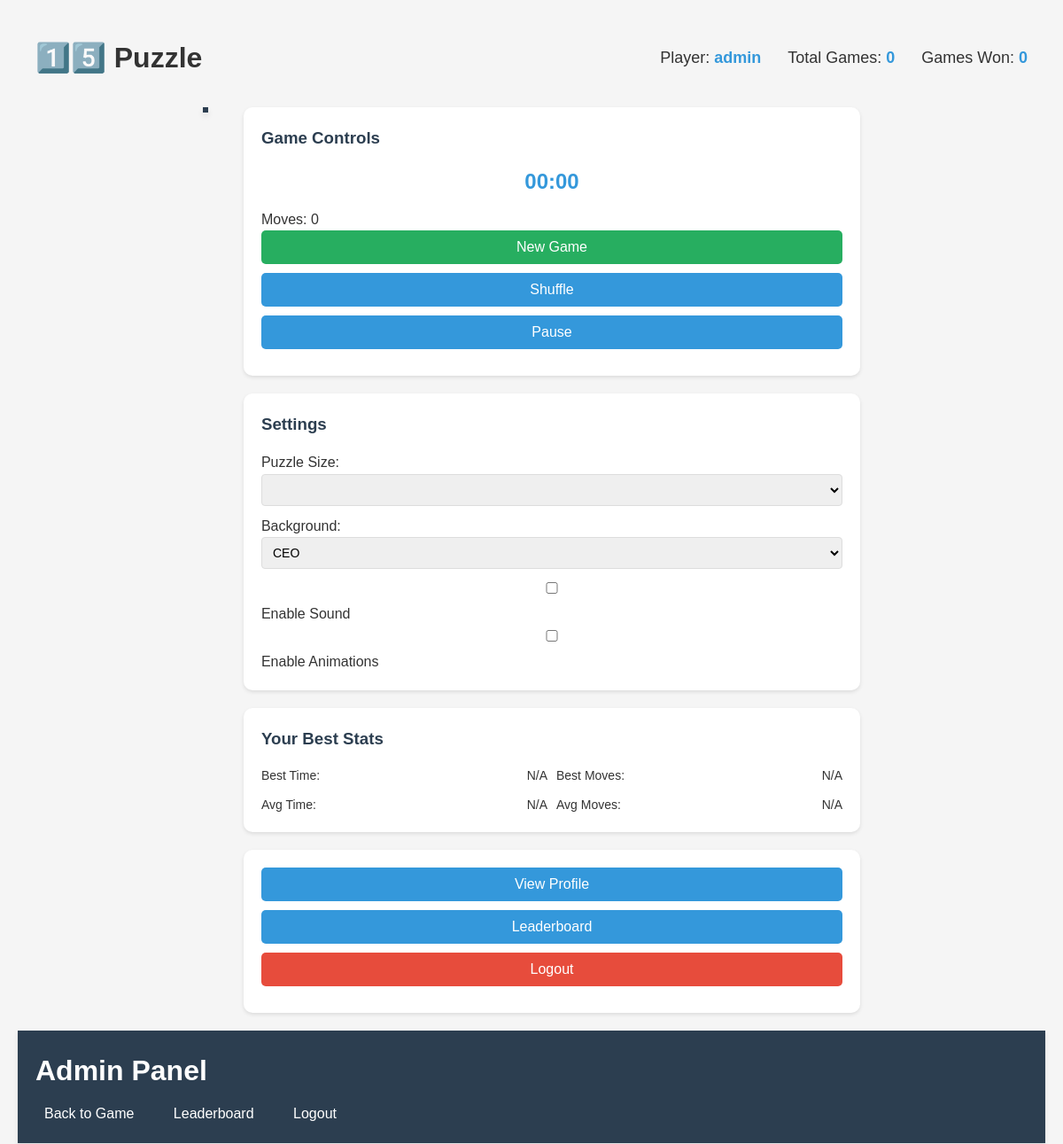
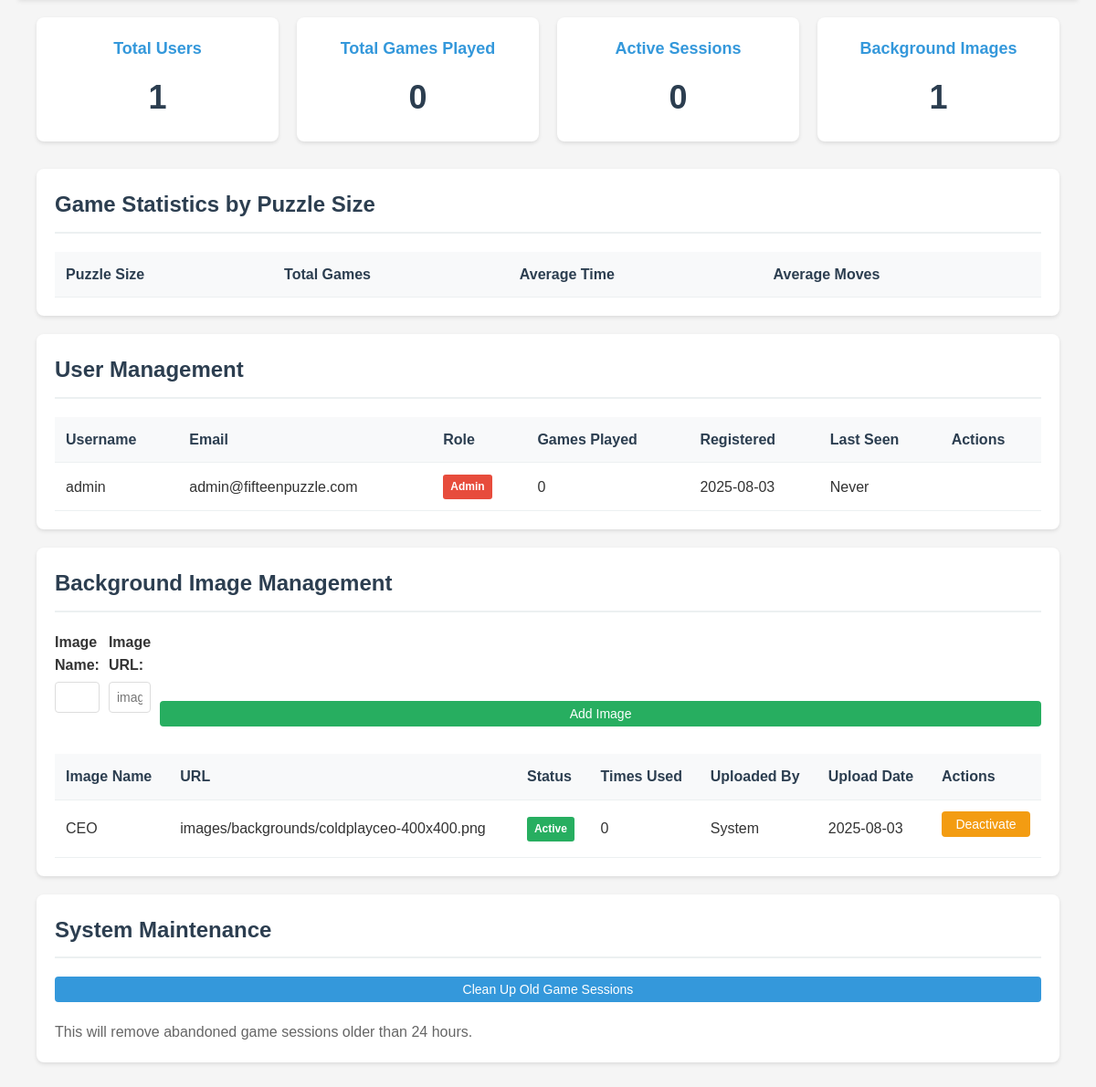
/admin.php (signed in), run on the app's committed database (2 pictures, top to bottom).
### tables this page shows
CREATE TABLE users (
    user_id INT PRIMARY KEY AUTO_INCREMENT,
    username VARCHAR(50) UNIQUE NOT NULL,
    password_hash VARCHAR(255) NOT NULL,
    email VARCHAR(100) UNIQUE NOT NULL,
    role ENUM('player', 'admin') DEFAULT 'player' NOT NULL,
    registration_date DATETIME NOT NULL DEFAULT CURRENT_TIMESTAMP,
    last_login DATETIME,
    INDEX idx_username (username),
    INDEX idx_email (email)
);

CREATE TABLE background_images (
    image_id INT PRIMARY KEY AUTO_INCREMENT,
    image_name VARCHAR(100) NOT NULL,
    image_url VARCHAR(255) NOT NULL,
    is_active BOOLEAN DEFAULT TRUE,
    uploaded_by_user_id INT,
    upload_date DATETIME DEFAULT CURRENT_TIMESTAMP,
    FOREIGN KEY (uploaded_by_user_id) REFERENCES users(user_id) ON DELETE SET NULL,
    INDEX idx_active (is_active)
);

### admin.php (the view, shortened to what this page needs)
<?php
require_once 'game.php';
$db = getDBConnection();
$stmt = $db->query("SELECT COUNT(*) as total_users FROM users");
$totalUsers = $stmt->fetch()['total_users'];
$stmt = $db->query("SELECT COUNT(*) as total_games FROM game_stats");
$totalGames = $stmt->fetch()['total_games'];
$stmt = $db->query("SELECT COUNT(*) as active_sessions FROM game_sessions");
$activeSessions = $stmt->fetch()['active_sessions'];
$stmt = $db->query("
    SELECT u.*,
           COUNT(DISTINCT gs.stat_id) as games_played,
           MAX(u.last_login) as last_seen
    FROM users u
    LEFT JOIN game_stats gs ON u.user_id = gs.user_id
    GROUP BY u.user_id
    ORDER BY u.registration_date DESC
");
$users = $stmt->fetchAll();
$stmt = $db->query("
    SELECT bi.*, u.username as uploaded_by,
           COUNT(DISTINCT gs.stat_id) as times_used
    FROM background_images bi
    LEFT JOIN users u ON bi.uploaded_by_user_id = u.user_id
    LEFT JOIN game_stats gs ON bi.image_id = gs.background_image_id
    GROUP BY bi.image_id
    ORDER BY bi.upload_date DESC
");
$images = $stmt->fetchAll();
?>
<!DOCTYPE html>
<html lang="en">
<head>
    <link rel="stylesheet" href="admin-styling.css">
</head>
<body>
    <div class="admin-header">
        <h1>Admin Panel</h1>
        <nav class="admin-nav">
            <a href="game.php">Back to Game</a>
            <a href="leaderboard.php">Leaderboard</a>
            <a href="logout.php">Logout</a>
        </nav>
    </div>
    <div class="container">
        <div class="stats-grid">
            <div class="stat-card">
                <h3>Total Users</h3>
                <div class="value"><?php echo $totalUsers; ?></div>
            </div>
            <div class="stat-card">
                <h3>Total Games Played</h3>
                <div class="value"><?php echo $totalGames; ?></div>
            </div>
            <div class="stat-card">
                <h3>Active Sessions</h3>
                <div class="value"><?php echo $activeSessions; ?></div>
            </div>
            <div class="stat-card">
                <h3>Background Images</h3>
                <div class="value"><?php echo count($images); ?></div>
            </div>
        </div>
        <div class="admin-section">
            <h2>Game Statistics by Puzzle Size</h2>
            <table>
                <thead>
                    <tr>
                        <th>Puzzle Size</th>
                        <th>Total Games</th>
                        <th>Average Time</th>
                        <th>Average Moves</th>
                    </tr>
                </thead>
            </table>
        </div>
        <div class="admin-section">
            <h2>User Management</h2>
            <table>
                <thead>
                    <tr>
                        <th>Username</th>
                        <th>Email</th>
                        <th>Role</th>
                        <th>Games Played</th>
                        <th>Registered</th>
                        <th>Last Seen</th>
                        <th>Actions</th>
                    </tr>
                </thead>
                <tbody>
                    <?php foreach ($users as $user): ?>
                        <tr>
                            <td><?php echo htmlspecialchars($user['username']); ?></td>
                            <td><?php echo htmlspecialchars($user['email']); ?></td>
                            <td>
                                <span class="badge badge-<?php echo $user['role']; ?>">
                                    <?php echo ucfirst($user['role']); ?>
                                </span>
                            </td>
                            <td><?php echo $user['games_played']; ?></td>
                            <td><?php echo date('Y-m-d', strtotime($user['registration_date'])); ?></td>
                            <td><?php echo $user['last_seen'] ? date('Y-m-d H:i', strtotime($user['last_seen'])) : 'Never'; ?></td>
                            <td>
                            </td>
                        </tr>
                    <?php endforeach; ?>
                </tbody>
            </table>
        </div>
        <div class="admin-section">
            <h2>Background Image Management</h2>
            <form method="POST" style="margin-bottom: 20px;">
                <div style="display: flex; gap: 10px; align-items: end;">
                    <div class="form-group" style="flex: 1;">
                        <label>Image Name:</label>
                        <input type="text" name="image_name" required>
                    </div>
                    <div class="form-group" style="flex: 2;">
                        <label>Image URL:</label>
                        <input type="text" name="image_url" required placeholder="images/backgrounds/new-image.jpg">
                    </div>
                    <button type="submit" class="btn btn-success" style="height: fit-content;">Add Image</button>
                </div>
            </form>
            <table>
                <thead>
                    <tr>
                        <th>Image Name</th>
                        <th>URL</th>
                        <th>Status</th>
                        <th>Times Used</th>
                        <th>Uploaded By</th>
                        <th>Upload Date</th>
                        <th>Actions</th>
                    </tr>
                </thead>
                <tbody>
                    <?php foreach ($images as $image): ?>
                        <tr>
                            <td><?php echo htmlspecialchars($image['image_name']); ?></td>
                            <td><?php echo htmlspecialchars($image['image_url']); ?></td>
                            <td>
                                <span class="badge badge-<?php echo $image['is_active'] ? 'active' : 'inactive'; ?>">
                                    <?php echo $image['is_active'] ? 'Active' : 'Inactive'; ?>
                                </span>
                            </td>
                            <td><?php echo $image['times_used']; ?></td>
                            <td><?php echo htmlspecialchars($image['uploaded_by'] ?? 'System'); ?></td>
                            <td><?php echo date('Y-m-d', strtotime($image['upload_date'])); ?></td>
                            <td>
                                <form method="POST" style="display: inline;">
                                    <button type="submit" class="btn btn-warning">
                                        <?php echo $image['is_active'] ? 'Deactivate' : 'Activate'; ?>
                                    </button>
                                </form>
                            </td>
                        </tr>
                    <?php endforeach; ?>
                </tbody>
            </table>
        </div>
        <div class="admin-section">
            <h2>System Maintenance</h2>
            <form method="POST">
                <button type="submit" class="btn btn-primary">Clean Up Old Game Sessions</button>
                <p style="margin-top: 10px; color: #666;">
                    This will remove abandoned game sessions older than 24 hours.
                </p>
            </form>
        </div>
    </div>
</body>
</html>

### game-styling.css (style rules this page uses)
:root { --primary-color: #2c3e50; --secondary-color: #3498db; --success-color: #27ae60; --danger-color: #e74c3c; --tile-size: 100px; --tile-border: 2px; }
* { box-sizing: border-box; margin: 0; padding: 0; }
body { font-family: Arial, sans-serif; background-color: #ecf0f1; color: var(--primary-color); padding: 20px; }
.container { max-width: 1200px; margin: 0 auto; }
button { background-color: var(--secondary-color); color: white; border: none; padding: 10px 20px; font-size: 16px; border-radius: 5px; cursor: pointer; transition: background-color 0.3s; width: 100%; margin-bottom: 10px; }
.btn-success { background-color: var(--success-color); }
select, input { width: 100%; padding: 8px; margin-bottom: 10px; border: 1px solid #ddd; border-radius: 4px; font-size: 14px; }

### admin-styling.css (style rules this page uses)
* { box-sizing: border-box; margin: 0; padding: 0; }
body { font-family: Arial, sans-serif; background-color: #f5f5f5; color: #333; line-height: 1.6; }
.admin-header { background-color: #2c3e50; color: white; padding: 20px; box-shadow: 0 2px 5px rgba(0,0,0,0.1); }
.admin-header h1 { margin: 0; }
.admin-nav { margin-top: 10px; }
.admin-nav a { color: white; text-decoration: none; margin-right: 20px; padding: 5px 10px; border-radius: 3px; transition: background-color 0.3s; }
.container { max-width: 1200px; margin: 0 auto; padding: 20px; }
.stats-grid { display: grid; grid-template-columns: repeat(auto-fit, minmax(250px, 1fr)); gap: 20px; margin-bottom: 30px; }
.stat-card { background: white; padding: 20px; border-radius: 8px; box-shadow: 0 2px 4px rgba(0,0,0,0.1); text-align: center; }
.stat-card h3 { color: #3498db; margin-bottom: 10px; font-size: 18px; }
.stat-card .value { font-size: 36px; font-weight: bold; color: #2c3e50; }
.admin-section { background: white; padding: 20px; border-radius: 8px; box-shadow: 0 2px 4px rgba(0,0,0,0.1); margin-bottom: 20px; }
.admin-section h2 { color: #2c3e50; margin-bottom: 20px; padding-bottom: 10px; border-bottom: 2px solid #ecf0f1; }
table { width: 100%; border-collapse: collapse; margin-top: 10px; }
th, td { padding: 12px; text-align: left; border-bottom: 1px solid #ecf0f1; }
th { background-color: #f8f9fa; font-weight: bold; color: #2c3e50; }
.btn { padding: 6px 12px; border: none; border-radius: 4px; cursor: pointer; font-size: 14px; transition: background-color 0.3s; text-decoration: none; display: inline-block; }
.btn-primary { background-color: #3498db; color: white; }
.btn-success { background-color: #27ae60; color: white; }
.btn-warning { background-color: #f39c12; color: white; }
.form-group { margin-bottom: 15px; }
.form-group label { display: block; margin-bottom: 5px; font-weight: bold; }
.form-group input { width: 100%; padding: 8px; border: 1px solid #ddd; border-radius: 4px; }
.badge { display: inline-block; padding: 4px 8px; font-size: 12px; border-radius: 3px; font-weight: bold; }
.badge-admin { background-color: #e74c3c; color: white; }
.badge-active { background-color: #27ae60; color: white; }

### data on the page
users: username "admin", email "admin@fifteenpuzzle.com", role "Admin", games_played "0", registration_date "2025-08-03"
background_images: image_name "CEO", image_url "images/backgrounds/coldplayceo-400x400.png", is_active "Active", times_used "0", uploaded_by "System", upload_date "2025-08-03"

### other printed values
$_SESSION['username'] "admin"
$stats['total_games'] "0"
$stats['games_won'] "0"
$stats['best_moves'] "N/A"
$totalUsers "1"
$totalGames "0"
$activeSessions "0"
count($images) "1"
form field value "CEO"
